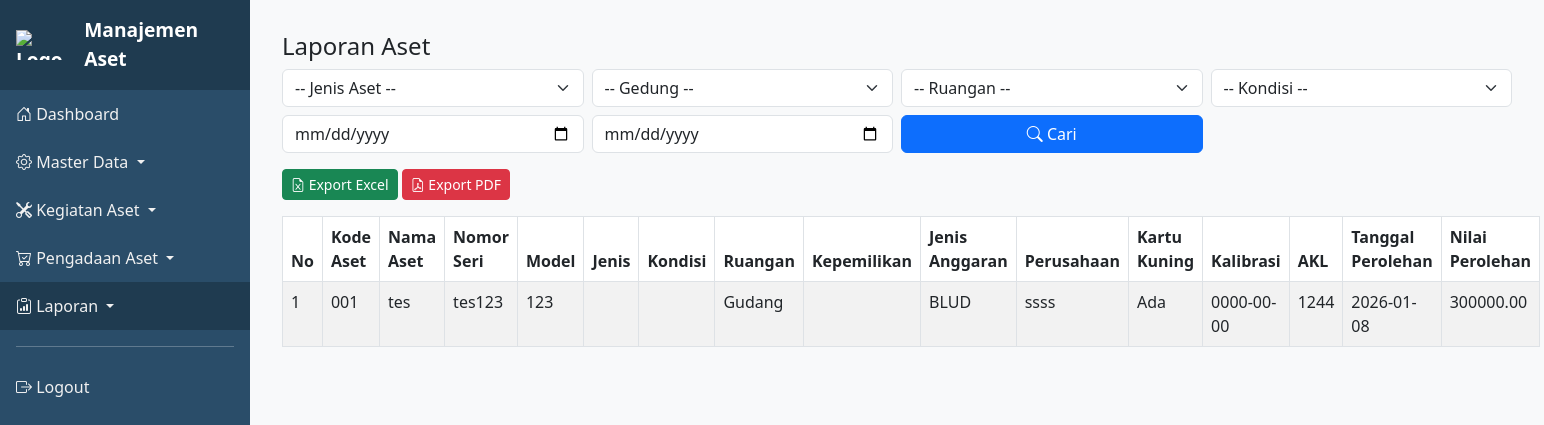
The page /index.php?page=laporan_aset (signed in) on the database as committed earlier.
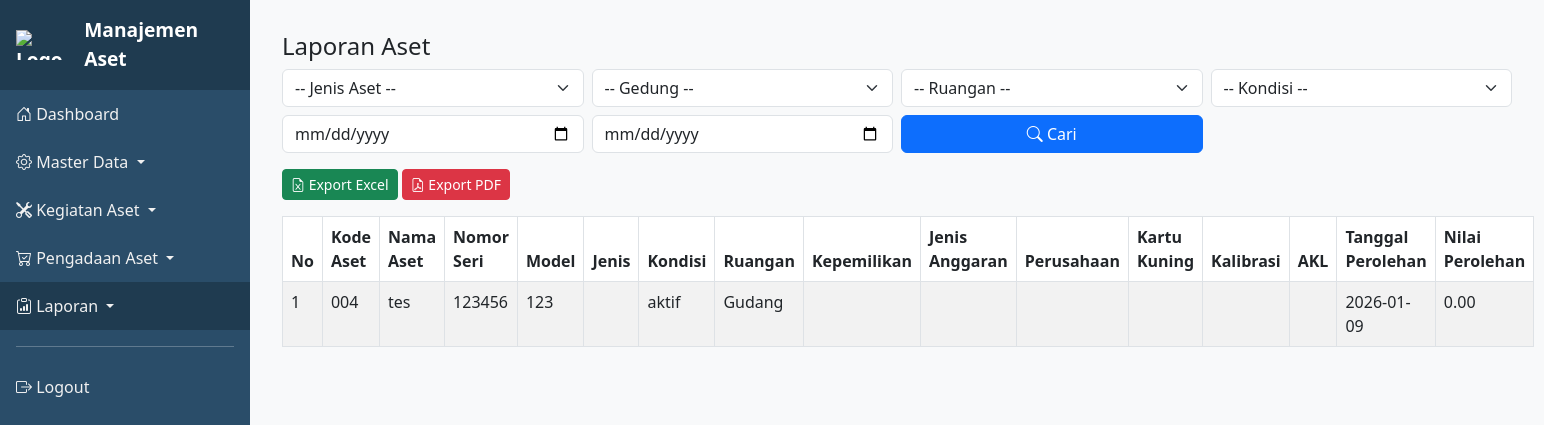
The same page on the database as committed later.
### tables this page shows
CREATE TABLE `aset` (
  `id_aset` int(11) NOT NULL,
  `kode_aset` varchar(50) NOT NULL,
  `nama_aset` varchar(100) NOT NULL,
  `merek` varchar(100) DEFAULT NULL,
  `tipe` varchar(100) DEFAULT NULL,
  `id_ruangan` int(11) NOT NULL,
  `tanggal_perolehan` date NOT NULL,
  `nilai_perolehan` decimal(15,2) NOT NULL,
  `umur_ekonomis` tinyint(4) NOT NULL COMMENT 'Dalam tahun',
  `kondisi_alat` enum('aktif','tidak aktif','rusak','diperbaiki') DEFAULT 'aktif',
  `kepemilikan` enum('RSUD Cibabat','KSO') DEFAULT NULL,
  `status_penyusutan` enum('belum dihitung','dihitung') DEFAULT 'belum dihitung',
  `nomor_seri` varchar(255) DEFAULT NULL,
  `image` varchar(255) DEFAULT NULL,
  `stok` decimal(30,0) DEFAULT NULL,
  `jumlah_nilai_perolehan` decimal(30,0) DEFAULT NULL,
  `id_jenis_aset` int(11) DEFAULT NULL,
  `spo` varchar(255) DEFAULT NULL,
  `model` varchar(255) DEFAULT NULL,
  `jenis_anggaran` enum('BTT','BLUD') DEFAULT NULL,
  `kalibrasi` date DEFAULT NULL,
  `perusahaan` varchar(255) DEFAULT NULL,
  `kartu_kuning` enum('Ada','Tidak Ada') DEFAULT NULL,
  `akl` varchar(255) DEFAULT NULL,
  `nomor_kontrak` varchar(255) DEFAULT NULL,
  `id_merek_aset` int(11) DEFAULT NULL
);

CREATE TABLE `ruangan` (
  `id_ruangan` int(11) NOT NULL,
  `id_gedung` int(11) NOT NULL,
  `nama_ruangan` varchar(100) NOT NULL,
  `keterangan` varchar(100) DEFAULT NULL
);

### pages/laporan_aset.php (the view, shortened to what this page needs)
<?php
require_once __DIR__ . '/../includes/db.php';
$jenis_aset = $_GET['jenis_aset'] ?? '';
$id_gedung = $_GET['id_gedung'] ?? '';
$id_ruangan = $_GET['id_ruangan'] ?? '';
$kondisi = $_GET['kondisi'] ?? '';
$tanggal_dari = $_GET['tanggal_dari'] ?? '';
$tanggal_sampai = $_GET['tanggal_sampai'] ?? '';
$sql = "SELECT a.*, r.nama_ruangan, g.nama_gedung
        FROM aset a
        LEFT JOIN ruangan r ON a.id_ruangan = r.id_ruangan
        LEFT JOIN gedung g ON r.id_gedung = g.id_gedung
        WHERE 1=1";
$stmt = $conn->prepare($sql);
$stmt->execute();
$result = $stmt->get_result();
?>
<h4>Laporan Aset</h4>
<form method="GET" class="row g-2 mb-3">
    <div class="col-md-3">
        <select name="jenis_aset" class="form-select">
            <option value="">-- Jenis Aset --</option>
        </select>
    </div>
    <div class="col-md-3">
        <select name="id_gedung" class="form-select" onchange="this.form.submit()">
            <option value="">-- Gedung --</option>
        </select>
    </div>
    <div class="col-md-3">
        <select name="id_ruangan" class="form-select">
            <option value="">-- Ruangan --</option>
        </select>
    </div>
    <div class="col-md-3">
        <select name="kondisi" class="form-select">
            <option value="">-- Kondisi --</option>
        </select>
    </div>
    <div class="col-md-3">
        <input type="date" name="tanggal_dari" class="form-control" value="<?= $tanggal_dari ?>" placeholder="Dari Tanggal Perolehan">
    </div>
    <div class="col-md-3">
        <input type="date" name="tanggal_sampai" class="form-control" value="<?= $tanggal_sampai ?>" placeholder="Sampai Tanggal Perolehan">
    </div>
    <div class="col-md-3">
        <button type="submit" class="btn btn-primary w-100"><i class="bi bi-search"></i> Cari</button>
    </div>
</form>
<div class="mb-3">
    <a href="export/export_excel.php?jenis_aset=<?= $jenis_aset ?>&id_gedung=<?= $id_gedung ?>&id_ruangan=<?= $id_ruangan ?>&kondisi=<?= $kondisi ?>&tanggal_dari=<?= $tanggal_dari ?>&tanggal_sampai=<?= $tanggal_sampai ?>" class="btn btn-success btn-sm"><i class="bi bi-file-earmark-excel"></i> Export Excel</a>
    <a href="export/export_pdf.php?jenis_aset=<?= $jenis_aset ?>&id_gedung=<?= $id_gedung ?>&id_ruangan=<?= $id_ruangan ?>&kondisi=<?= $kondisi ?>&tanggal_dari=<?= $tanggal_dari ?>&tanggal_sampai=<?= $tanggal_sampai ?>" class="btn btn-danger btn-sm"><i class="bi bi-file-earmark-pdf"></i> Export PDF</a>
</div>
<table class="table table-bordered table-striped">
    <thead>
        <tr>
            <th>No</th>
			<th>Kode Aset</th>
            <th>Nama Aset</th>
            <th>Nomor Seri</th>
            <th>Model</th>
            <th>Jenis</th>
            <th>Kondisi</th>
            <th>Ruangan</th>
            <th>Kepemilikan</th>
            <th>Jenis Anggaran</th>
            <th>Perusahaan</th>
            <th>Kartu Kuning</th>
            <th>Kalibrasi</th>
            <th>AKL</th>
            <th>Tanggal Perolehan</th>
			<th>Nilai Perolehan</th>
        </tr>
    </thead>
    <tbody>
        <?php $no = 1; while ($row = $result->fetch_assoc()): ?>
        <tr>
            <td><?= $no++ ?></td>
			<td><?= htmlspecialchars($row['kode_aset']) ?></td>
            <td><?= htmlspecialchars($row['nama_aset']) ?></td>
            <td><?= htmlspecialchars($row['nomor_seri']) ?></td>
            <td><?= htmlspecialchars($row['model']) ?></td>
            <td><?= htmlspecialchars($row['jenis_aset']) ?></td>
            <td><?= htmlspecialchars($row['kondisi_alat']) ?></td>
            <td><?= htmlspecialchars($row['nama_ruangan']) ?></td>
            <td><?= htmlspecialchars($row['kepemilikan']) ?></td>
            <td><?= htmlspecialchars($row['jenis_anggaran']) ?></td>
            <td><?= htmlspecialchars($row['perusahaan']) ?></td>
            <td><?= htmlspecialchars($row['kartu_kuning']) ?></td>
            <td><?= htmlspecialchars($row['kalibrasi']) ?></td>
            <td><?= htmlspecialchars($row['akl']) ?></td>
            <td><?= htmlspecialchars($row['tanggal_perolehan']) ?></td>
			<td><?= htmlspecialchars($row['nilai_perolehan']) ?></td>
        </tr>
        <?php endwhile; ?>
    </tbody>
</table>

Rows that differ between the two databases and show on the page:
removed aset: kode_aset "001", nama_aset "tes", nomor_seri "tes123", model "123", id_ruangan.nama_ruangan "Gudang", jenis_anggaran "BLUD", perusahaan "ssss", kartu_kuning "Ada", kalibrasi "0000-00-00", akl "1244", tanggal_perolehan "2026-01-08", nilai_perolehan "300000.00"
added aset: kode_aset "004", nama_aset "tes", nomor_seri "123456", model "123", kondisi_alat "aktif", id_ruangan.nama_ruangan "Gudang", tanggal_perolehan "2026-01-09", nilai_perolehan "0.00"
